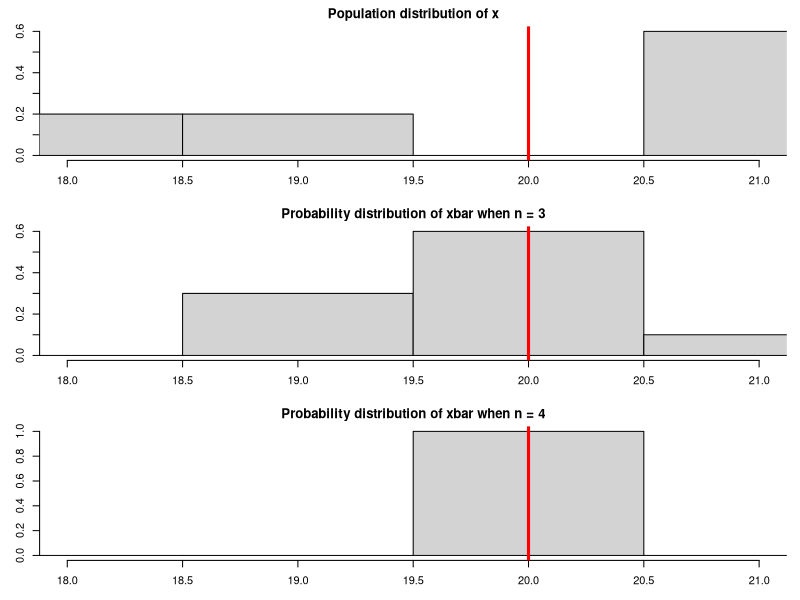
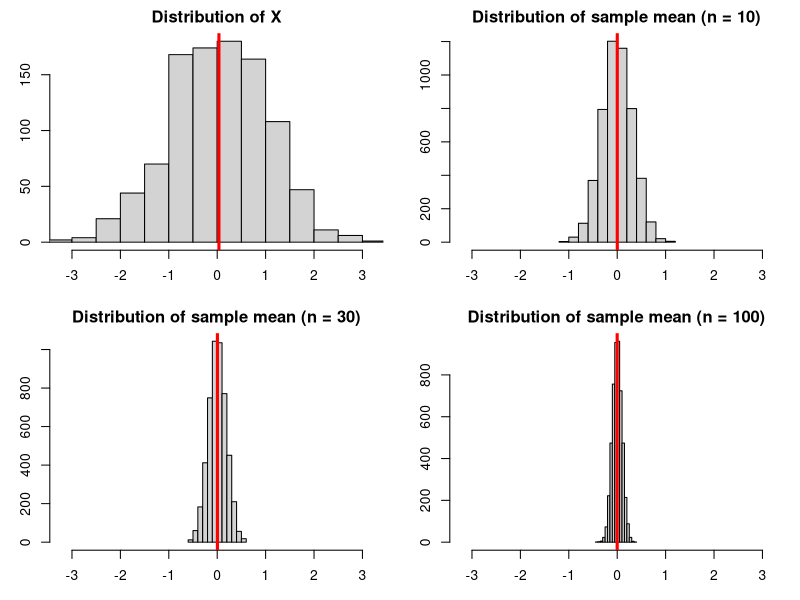
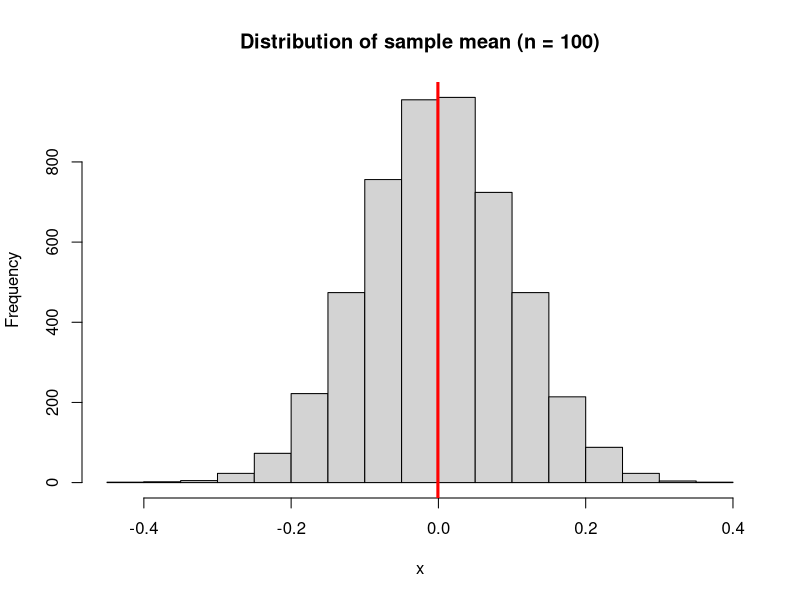
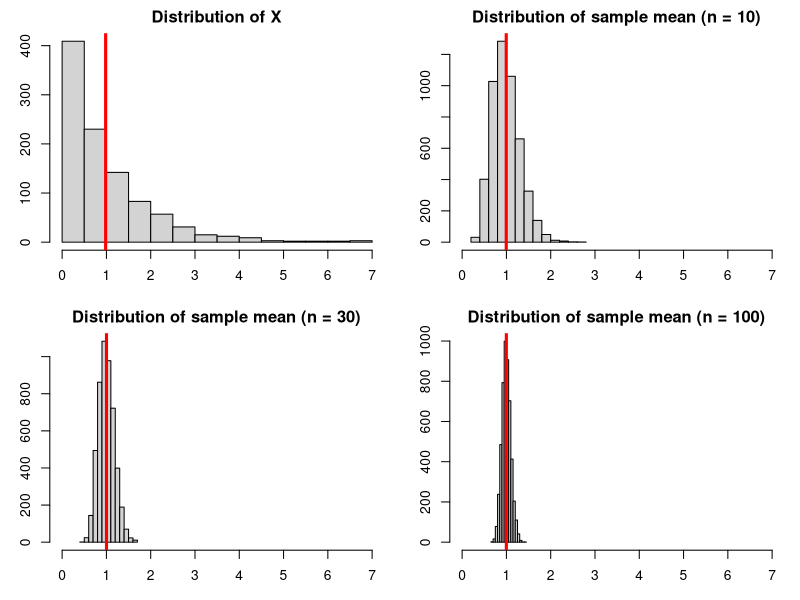
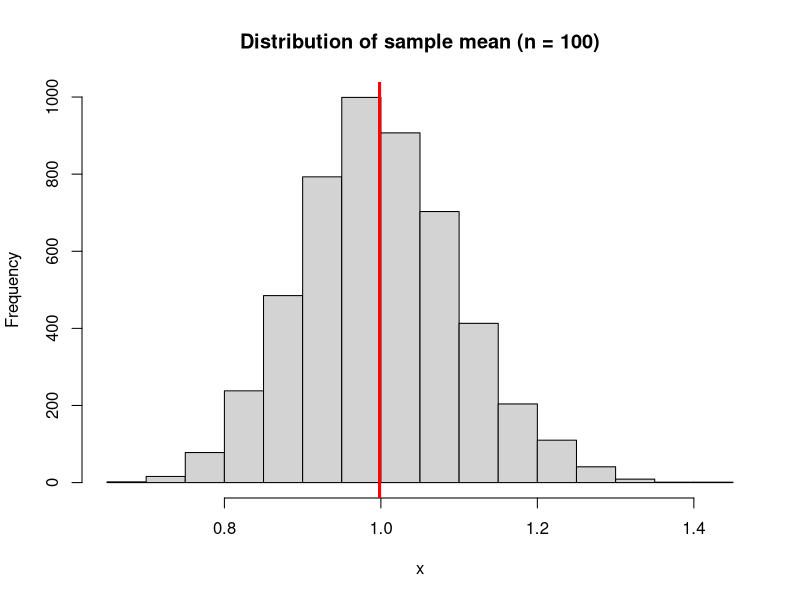
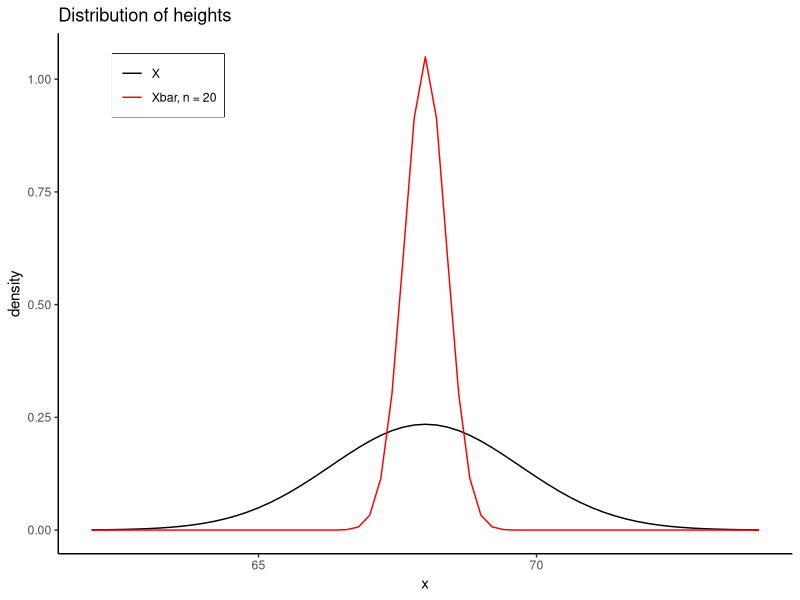

These figures' R source, in order:
##################################################################
# sampling distributions - in a random selection of observations,
#    the sample mean is a random variable with a probability
#    distribution
##################################################################

library(ggplot2)
library(gtools)

####################################################
# for a given population of student ages, draw a 
# histogram and add a line for the population mean
####################################################
x <- c(21,19,21,21,18)

## calculate population mean, which is 20 ##
mean(x)   

## draw histogram ##
xlim <- c(min(x), max(x))
breaks <- seq(17.5, 21.5, by= 1)
par.orig <- par(mfrow = c(3,1), mar = c(3,3,2,1))
hist(x, prob = TRUE, xlim = xlim, 
     main = "Population distribution of x", breaks = breaks)
abline(v = mean(x), col = "red", lwd = 3)

###################################################################
## What are the possible mean values if we randomly select 3
## students? Generate the sample space, find the possible
## sample means, and construct a histogram. Also label the
## average (expected value) for the sample mean
###################################################################

## Find the sample space for selecting n = 3 students. 
##    We use combinations, since order does not matter, and
##      use the following arguments:
##        - 'set' = FALSE because x contains duplicate values
##            that we don't want removed
##        - repeats.allowed = FALSE because once one student
##            is selected, we do not select them again

S <- combinations(length(x), 3, x, set = FALSE, repeats.allowed = FALSE)
S

## get possible sample means and draw histogram
sample.means <- rowMeans(S)
hist(sample.means, xlim = xlim, prob = TRUE, breaks = breaks,
     main = "Probability distribution of xbar when n = 3")
expected.value <- mean(sample.means) ## 20, the same as the population mean!
abline(v = expected.value, col = "red", lwd = 3)

### repeat above analysis for n = 4 ###
S <- combinations(length(x), 4, x, set = FALSE, repeats.allowed = FALSE)
sample.means <- rowMeans(S)
hist(sample.means, xlim = xlim, prob = TRUE, breaks = breaks,
     main = "Probability distribution of xbar when n = 4")
expected.value <- mean(sample.means) ## 20, the same as the population mean!
abline(v = expected.value, col = "red", lwd = 3)

par(par.orig)


####################################################################
# Key observations/facts: 

# Let X be a random variable with mean mu and standard deviation 
# sigma. 

# Let Xbar be the sample mean calculated from 'n' independent
# samples of X. Then Xbar has mean mu/n and standard deviation
# sigma / sqrt(n)

####################################################################


###################################################################
## Central Limit Theorem when X ~ normally distributed
###################################################################


# helper function that constructs histogram and adds vertical 
# red line for mean 
plot.hist <-function(x, ...) {
  hist(x, ...)
  abline(v = mean(x), lwd = 3, col = "red")
}


###################################################################
## returns the sample mean from 'n' randomly generated observations 
## from the standard normal distribution
###################################################################
get.sample.mean <- function(n) {
  r <- rnorm(n)
  mean(r)
}

x.population <- rnorm(1000)
x.10 <- replicate(5000, get.sample.mean(10))
x.30 <- replicate(5000, get.sample.mean(30))
x.100 <- replicate(5000, get.sample.mean(100))

xlim <- c(min(x.population), max(x.population))
par.orig <- par(mfrow = c(2,2), mar = c(3,3,2,1))
plot.hist(x.population, main = "Distribution of X", xlim = xlim)
plot.hist(x.10, main = "Distribution of sample mean (n = 10)", xlim = xlim)
plot.hist(x.30, main = "Distribution of sample mean (n = 30)", xlim = xlim)
plot.hist(x.100, main = "Distribution of sample mean (n = 100)", xlim = xlim)
par(par.orig)

# use default x-range
plot.hist(x.100, main = "Distribution of sample mean (n = 100)")


###################################################################
## Central Limit Theorem when X ~ NOT normally distributed!
## we will look at the exponential distribution, which is skewed
###################################################################

###################################################################
## returns the sample mean from 'n' randomly generated observations 
## from the exponential distribution
###################################################################
get.sample.mean <-function(n) {
  r <- rexp(n)
  mean(r)
}

x.population <- rexp(1000)
x.10 <- replicate(5000, get.sample.mean(10))
x.30 <- replicate(5000, get.sample.mean(30))
x.100 <- replicate(5000, get.sample.mean(100))


xlim <- c(min(x.population), max(x.population))
par.orig <- par(mfrow = c(2,2), mar = c(3,3,2,1))
plot.hist(x.population, main = "Distribution of X", xlim = xlim)
plot.hist(x.10, main = "Distribution of sample mean (n = 10)", xlim = xlim)
plot.hist(x.30, main = "Distribution of sample mean (n = 30)", xlim = xlim)
plot.hist(x.100, main = "Distribution of sample mean (n = 100)", xlim = xlim)
par(par.orig)

# use default x-range to show sampling distribution is
# approximately normal
plot.hist(x.100, main = "Distribution of sample mean (n = 100)")

###################################################################
## Central Limit Theorem in practice:
## Suppose that heights have the distribution X ~ N(68, 1.7).
## We will calculuate probabilities involving the sample mean 
## from a sample of 20 individuals
###################################################################

###################################################################
## Visualization
###################################################################

x <- seq(62, 74, by = .2)
y1 <- dnorm(x, mean = 68, sd = 1.7) ## density of x
y2 <- dnorm(x, mean = 68, sd = 1.7 / sqrt(20)) ## density of sample mean when n = 20
df <- data.frame(x = x, y1 = y1, y2 = y2)

ggplot(df) + geom_line(aes(x,y1, color = "y1")) + 
  geom_line(aes(x,y2, color = "y2")) +
  ggtitle("Distribution of heights") + ylab("density") +
  scale_colour_manual(breaks = c("y1", "y2"),
                    values = c("black", "red"),
                    labels = c("X", "Xbar, n = 20")) +
  theme_classic() + theme(legend.position = c(.15,.9), 
                          legend.box.background = element_rect(),
                          legend.title = element_blank())

###############################################################
# Questions:
###############################################################

# Find P(X < 69)


# Find P(X > 67)


# In a random sample of 20 individuals, find the probability
# that the sample mean is less than 69:



# In a random sample of 20 individuals, find the probability
# that the sample mean is greater than 67


# In a random sample of 20 individuals, find the probability
# that the sample mean is between 67 and 67.5.

